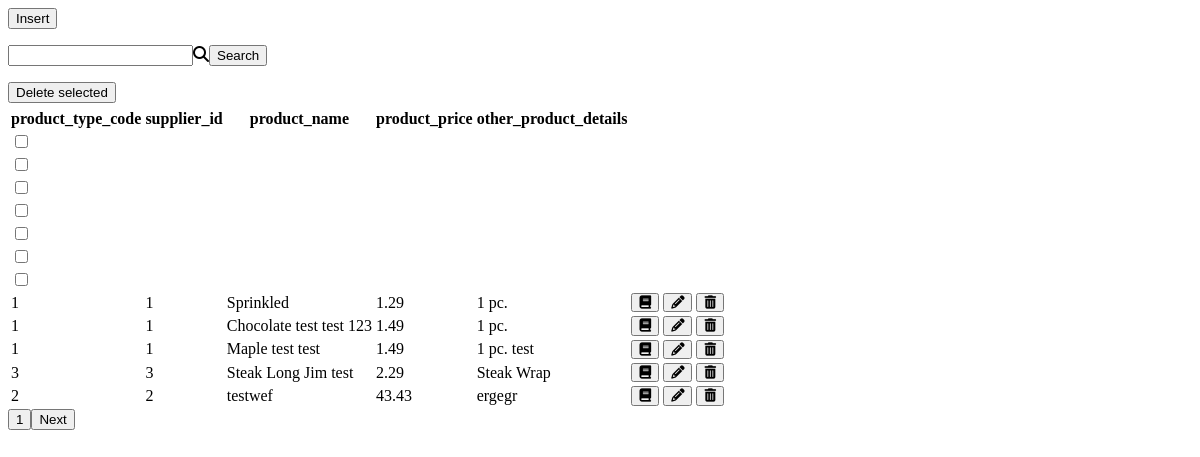
Screenshot of /php/StarDunks/lvl1.php with the database file from the repository.
### tables this page shows
CREATE TABLE IF NOT EXISTS `Products` (
  `product_id` int(11) NOT NULL AUTO_INCREMENT,
  `product_type_code` int(11) DEFAULT NULL,
  `supplier_id` int(11) DEFAULT NULL,
  `product_name` varchar(50) DEFAULT NULL,
  `product_price` decimal(19,2) DEFAULT NULL,
  `other_product_details` varchar(50) DEFAULT NULL,
  PRIMARY KEY (`product_id`)
);

### W MATwente/databaseHandlerClass.php (called while the page is built, shortened)
<?php
	class dbHandler{
		function __construct($server, $dbName, $user, $password)
		{
			$this->server = $server;
			$this->dbName = $dbName;
			$this->user = $user;
			$this->password = $password;
			try
			{
				$this->conn = new PDO("mysql:host=$this->server;dbname=$this->dbName", $this->user, $this->password);
				$this->conn->setAttribute(PDO::ATTR_ERRMODE, PDO::ERRMODE_EXCEPTION);
			}
			catch(PDOException $e)
			{
				echo 'Connection failed: ' . $e->getMessage();
			}
		}
		function readData($sql)
		{
			try
			{
				$stmt = $this->conn->prepare($sql);
				$stmt->execute();
				$result = $stmt->fetchAll(PDO::FETCH_ASSOC);
				return $result;
			}
			catch(PDOException $e)
			{
				return "Error: " . $sql . "<br>" . $e->getMessage();
			}
		}
	}
?>

### php/StarDunks/lvl1.php (the view, shortened to what this page needs)
<?php
    $dbName = 'Products';
    $tableID = 'product_id';
    $tableName = 'Products';
    $paginationStartFrom = 0;
    $paginationPerPage = 5;
    $crud = new DbHandler('192.168.56.1',$dbName,'mainuser','dev01dev');
    if (isset($_POST['input-search'])) {
        $sql = "SELECT * FROM `$tableName` WHERE product_name LIKE '%".$_POST['input-search']."%' OR other_product_details LIKE '%".$_POST['input-search']."%'";
    } else if(isset($_GET['page'])) {
        $paginationStartFrom = $_GET['page'] - 1;
        var_dump($paginationStartFrom);
        $sql = "SELECT * FROM `$tableName` LIMIT $paginationStartFrom, $paginationPerPage";
    } else {
        $sql = "SELECT * FROM `$tableName` LIMIT $paginationStartFrom, $paginationPerPage";
    }
    $res = $crud->readData($sql);
    echo '<form method="post" action="lvl1_action.php">';
        echo '<button type="submit" name="btn-insert">Insert</button>';
    echo '</form>';
    echo '<form method="post" action="">';
        echo '<input type="text" name="input-search" /><span class="search"><i class="fa fa-search" aria-hidden="true"></i></span>';
        echo '<button type="submit" name="btn-search">Search</button>';
    echo '</form>';
    echo '<table>';
        echo '<th>';
            foreach ($res as $row) {
                echo '<tr>';
                    foreach (array_slice($row,1) as $key=>$value) {
                        echo '<th >' . $key . '</th>';
                    }
                echo "</tr>";
                break;
            }
        echo "</th>";
        echo '<form method="post" action="lvl1_action.php">';
            echo '<td class="td-checkbox"><input type="checkbox" name="selectAll" /></td>';
            foreach ($res as $row) {
                echo '<tr><td class="td-checkbox"><input type="checkbox" name="check_list[' . $row["$tableID"] . ']" value="' . $row["$tableID"] . '" /></td></tr>';
            }
            echo '<button type="submit" name="btn-delete-all">Delete selected</button>';
        echo '</form>';
    echo '<form method="post" action="lvl1_action.php">';
    echo '<td class="td-checkbox"><input type="checkbox" name="selectAll" /></td>';
        foreach ($res as $row) {
            echo '<tr>';
                echo '<form method="post" action="lvl1_action.php">';
                        foreach(array_slice($row,1) as $key=>$value) {
                            echo '<td>' . $value . '</td>';
                        }
                        echo '<td><button type="submit" name="btn-read-newpage" value="' . $row["$tableID"] . '"><i class="fa fa-book" aria-hidden="true"></i></button></td>';
                        echo '<td><button type="submit" name="btn-update-newpage" value="' . $row["$tableID"] . '"><i class="fa fa-pencil" aria-hidden="true"></i></button></td>';
                        echo '<td><button type="submit" name="btn-delete-newpage" value="' . $row["$tableID"] . '"><i class="fa fa-trash" aria-hidden="true"></i></button></td>';
                echo '</form>';
            echo '</tr>';
        }
    echo "</table>";
    $sql = "SELECT * FROM $tableName";
    $res = $crud->readData($sql);
    $paginationButtonCount = ceil(count($res) / $paginationPerPage) - 1;
    echo '<form method="get" action="">';
        for ($i = 0; $i <= $paginationButtonCount; $i++) {
            $btnPageName = $i + 1;
            echo '<button type="submit" name="page" value="' . $btnPageName . '">' . $btnPageName .'</button>';
        }
        echo '<button type="submit" name="btn-next">Next</button>';
    echo '</form>';

### php/StarDunks/lvl1.php (style rules this page uses)
.search { font-family: FontAwesome; text-align: right; }

### rows the page displays
products: key "product_type_code", key "supplier_id", key "product_name", key "product_price", key "other_product_details", product_type_code "1", supplier "1", product_name "Sprinkled", product_price "1.29", other_product_details "1 pc."
products: product_type_code "1", supplier "1", product_name "Chocolate test test 123", product_price "1.49", other_product_details "1 pc.", $row["$tableID"] 2 (drawn)
products: product_type_code "1", supplier "1", product_name "Maple test test", product_price "1.49", other_product_details "1 pc. test", $row["$tableID"] 3 (drawn)
products: product_type_code "3", supplier "3", product_name "Steak Long Jim test", product_price "2.29", other_product_details "Steak Wrap", $row["$tableID"] 5 (drawn)
products: product_type_code "2", supplier "2", product_name "testwef", product_price "43.43", other_product_details "ergegr", $row["$tableID"] 21 (drawn)

### other values shown
$btnPageName "1"
